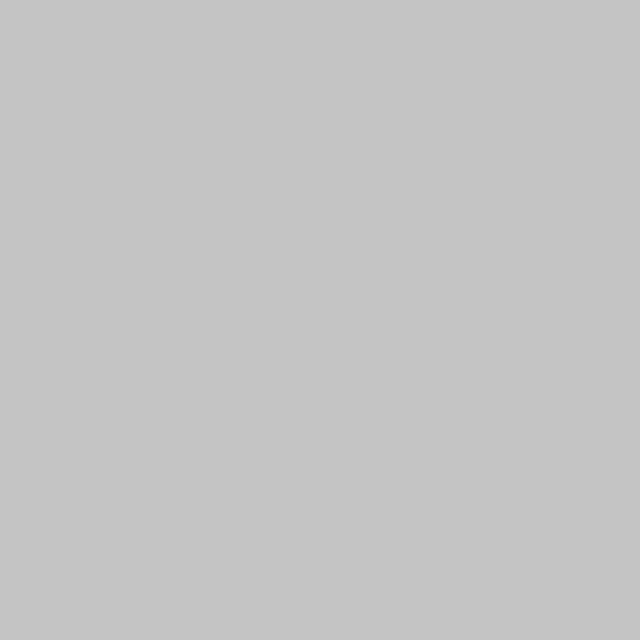
Frame 1 (no input)
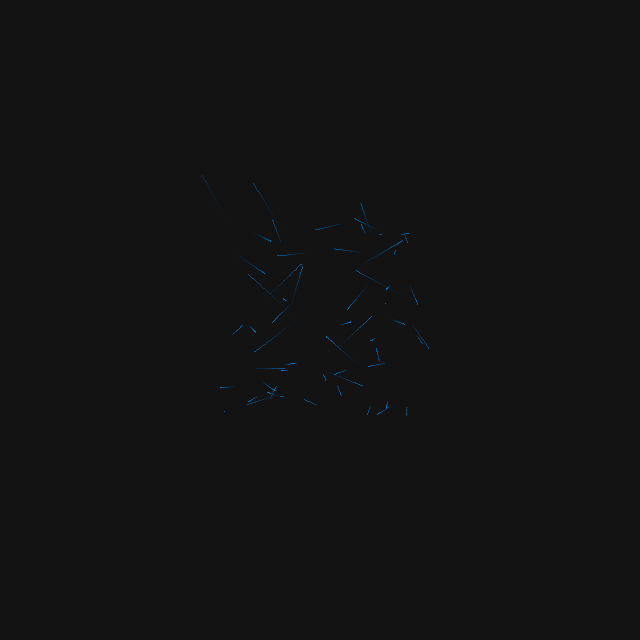
Frame 60 (the mouse pressed at the canvas centre just before this capture)
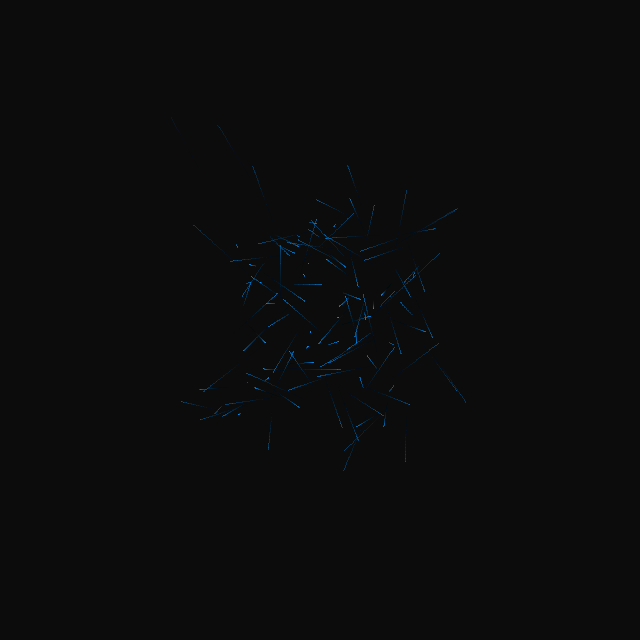
Frame 120 (the mouse held since frame 60 and released just before this capture)

The Processing sketch that drew these frames (run headless with seeded random() and noise(); from frame 60 on, the mouse is pressed at the canvas centre):

// Processing sketch: processing_166187
// ── processing_166187.pde

ArrayList dots = new ArrayList();

void setup() {
  size(640, 640);
}

void draw() {
  fill(0, 10);
  rect(-1, -1, width+1, height+1);
  for (int i = 0; i < dots.size (); i++) {
    Dot d = (Dot) dots.get(i);
    d.draw();
  }
  if(dots.size() < 5000) dots.add(new Dot());
}

class Dot {
  PVector loc;
  PVector vel;

  Dot() {
    loc = new PVector(width/2+random(-100, 100), height/2+random(-100, 100));
    vel = new PVector(random(-1, 1), random(-1, 1));
  }

  void draw() {
    if (dist(loc.x, loc.y, width/2, height/2) >= 255) vel.mult(-1);
    loc.add(vel);
    stroke(0, 150, 255, 255-map(dist(loc.x, loc.y, width/2, height/2), 0, 255, 0, 230));
    point(loc.x, loc.y);
  }
}
